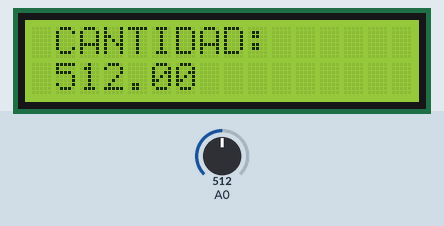
The sketch below on a simulated Arduino Uno, built with avr-gcc and run on an emulated ATmega328P. Parts: 16×2 character LCD. The test bench sets the inputs (shaded band); at power-on: A0 = 512. What the sketch prints to the serial monitor is not drawn.

Above: at 2.7 s.
2.8 s: A0 set to 716
At 7.0 s:
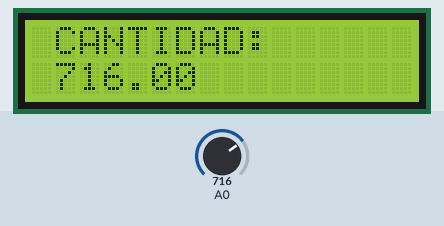
8.8 s: A0 set to 900
At 12.3 s:
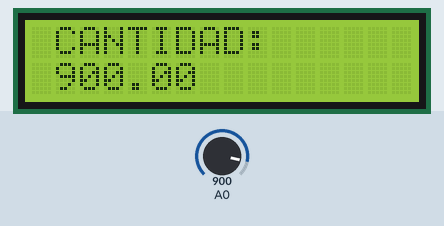
14.8 s: A0 set to 1023
At 17.5 s:
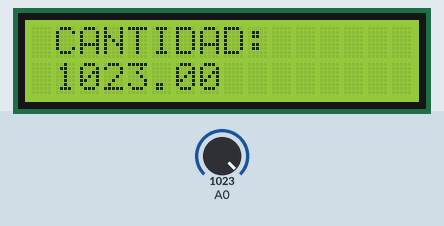
Timing chart, 0 to 19.0 s (numbered marks = the images above; inputs shaded):
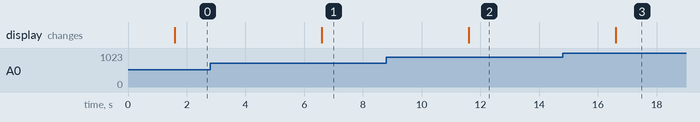

The sketch:

SendValuesTCP.ino
```cpp
#include "Ubidots.h"
#include <LiquidCrystal_I2C.h>

int lcdColumns = 16;
int lcdRows = 2;
const char* UBIDOTS_TOKEN = "BBFF-rnkdNzhiOWs6jvQ59YU13nYYAX2zCc";  // Put here your Ubidots TOKEN
const char* WIFI_SSID = "Redmi";      // Put here your Wi-Fi SSID
const char* WIFI_PASS = "jhosh12345";      // Put here your Wi-Fi password
float v_cant;

Ubidots ubidots(UBIDOTS_TOKEN, UBI_TCP);
LiquidCrystal_I2C lcd(0x27, lcdColumns, lcdRows);

void setup() {
  Serial.begin(115200);
  ubidots.wifiConnect(WIFI_SSID, WIFI_PASS);
  lcd.init();
  lcd.backlight();
  lcd.setCursor(1,0);
  lcd.print("CANTIDAD: ");
}

void loop() {
  v_cant=analogRead(0);
  lcd.setCursor(1,1);
  lcd.print(v_cant);
  ubidots.add("cantidad",v_cant);
  bool bufferSent = false;
  bufferSent = ubidots.send("iluminacion");  // Will send data to a device label that matches the device Id

  if (bufferSent) {
    Serial.println("Se han enviado los datos");
  }
  delay(5000);
}
```

Measured:
- after the input at 2.8 s, the display: changes after 3.8 s (image 1)
- after the input at 8.8 s, the display: changes after 2.8 s (image 2)
- after the input at 14.8 s, the display: changes after 1.8 s (image 3)
